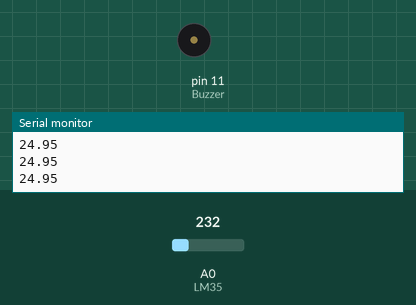
Simulated run of this sketch. Board: Arduino Uno, built with avr-gcc and run on an emulated ATmega328P. Parts: buzzer (waves = sounding), the last lines printed to the serial monitor. Inputs (shaded band) come from the test bench; at power-on: A0 (LM35) = 232.

Above: at 1.2 s.
1.3 s: A0 (LM35) set to 250
At 3.5 s:
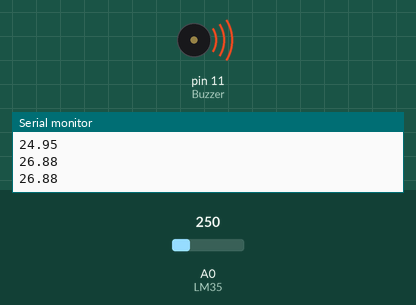
3.8 s: A0 (LM35) set to 266
Timing chart, 0 to 6.8 s (numbered marks = the images above; inputs shaded):
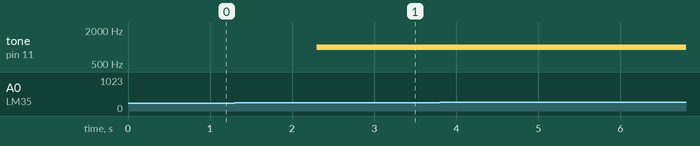

Measured:
- the behaviour switches between 232 and 233 on A0 (LM35) (found by bisection; images 0 and 1)
- after the input at 1.3 s, tone on pin 11 (Buzzer): silent → 1000 Hz after 1.0 s

The sketch:

TEMPERATURA.ino
```cpp
const int LM35 = A0;
    float temperatura = 0;
    int ADClido = 0;
    const int Buzzer = 11;

    void setup(){
      analogReference(INTERNAL); //No Mega, use INTERNAL1V1, no Leonardo remova essa linha
      pinMode(Buzzer, OUTPUT);
        Serial.begin(9600);

    }

    void loop(){
      ADClido = analogRead(LM35);
      temperatura = ADClido * 0.1075268817204301; //no Leonardo use 0.4887585532
      if(temperatura > 25){ // setei como 25ºC
        delay(1000);
            ADClido = analogRead(LM35);
        temperatura = ADClido * 0.1075268817204301; //no Leonardo use 0.4887585532
        if(temperatura > 25){
          tone(Buzzer, 1000);
        }
      }
      else{
        noTone(Buzzer);
      }
            Serial.println(temperatura );

    }
```
